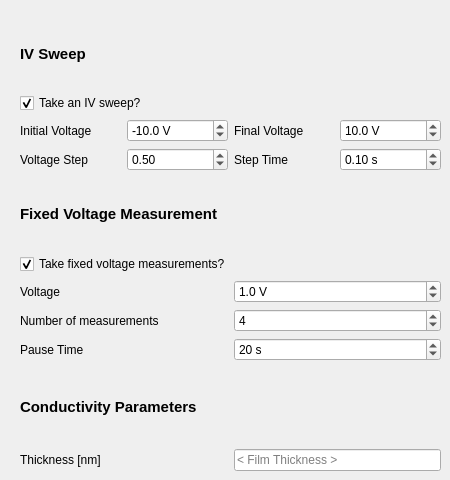
          <widget class="QWidget" name="page_IVmeas">
           <widget class="QWidget" name="verticalLayoutWidget_3">
            <property name="geometry">
             <rect>
              <x>20</x>
              <y>180</y>
              <width>421</width>
              <height>181</height>
             </rect>
            </property>
            <layout class="QVBoxLayout" name="verticalLayout_2">
             <item>
              <widget class="QLabel" name="label_6">
               <property name="font">
                <font>
                 <pointsize>11</pointsize>
                 <weight>75</weight>
                 <bold>true</bold>
                </font>
               </property>
               <property name="layoutDirection">
                <enum>Qt::LeftToRight</enum>
               </property>
               <property name="text">
                <string>Fixed Voltage Measurement</string>
               </property>
              </widget>
             </item>
             <item>
              <widget class="QCheckBox" name="checkBox_fixedV">
               <property name="accessibleName">
                <string>takefixedV</string>
               </property>
               <property name="text">
                <string>Take fixed voltage measurements?</string>
               </property>
               <property name="checked">
                <bool>true</bool>
               </property>
              </widget>
             </item>
             <item>
              <layout class="QGridLayout" name="gridLayout_3">
               <item row="1" column="0">
                <widget class="QLabel" name="label">
                 <property name="text">
                  <string>Voltage</string>
                 </property>
                </widget>
               </item>
               <item row="2" column="0">
                <widget class="QLabel" name="label_2">
                 <property name="text">
                  <string>Number of measurements</string>
                 </property>
                </widget>
               </item>
               <item row="3" column="0">
                <widget class="QLabel" name="label_3">
                 <property name="text">
                  <string>Pause Time</string>
                 </property>
                </widget>
               </item>
               <item row="1" column="1">
                <widget class="QDoubleSpinBox" name="doubleSpinBox_Voltage">
                 <property name="accessibleName">
                  <string>fixedV</string>
                 </property>
                 <property name="suffix">
                  <string> V</string>
                 </property>
                 <property name="decimals">
                  <number>1</number>
                 </property>
                 <property name="maximum">
                  <double>100.000000000000000</double>
                 </property>
                 <property name="value">
                  <double>1.000000000000000</double>
                 </property>
                </widget>
               </item>
               <item row="3" column="1">
                <widget class="QDoubleSpinBox" name="doubleSpinBox_pauseTime">
                 <property name="accessibleName">
                  <string>pauseTime</string>
                 </property>
                 <property name="suffix">
                  <string> s</string>
                 </property>
                 <property name="decimals">
                  <number>0</number>
                 </property>
                 <property name="maximum">
                  <double>60.000000000000000</double>
                 </property>
                 <property name="value">
                  <double>20.000000000000000</double>
                 </property>
                </widget>
               </item>
               <item row="2" column="1">
                <widget class="QSpinBox" name="spinBox_nRepeats">
                 <property name="accessibleName">
                  <string>nRepeats</string>
                 </property>
                 <property name="maximum">
                  <number>1000</number>
                 </property>
                 <property name="value">
                  <number>4</number>
                 </property>
                </widget>
               </item>
              </layout>
             </item>
            </layout>
           </widget>
           <widget class="QWidget" name="verticalLayoutWidget_4">
            <property name="geometry">
             <rect>
              <x>20</x>
              <y>20</y>
              <width>421</width>
              <height>151</height>
             </rect>
            </property>
            <layout class="QVBoxLayout" name="verticalLayout_3">
             <item>
              <widget class="QLabel" name="label_7">
               <property name="font">
                <font>
                 <pointsize>11</pointsize>
                 <weight>75</weight>
                 <bold>true</bold>
                </font>
               </property>
               <property name="text">
                <string>IV Sweep</string>
               </property>
              </widget>
             </item>
             <item>
              <widget class="QCheckBox" name="checkBox_IV">
               <property name="accessibleName">
                <string>takeIVsweep</string>
               </property>
               <property name="text">
                <string>Take an IV sweep?</string>
               </property>
               <property name="checked">
                <bool>true</bool>
               </property>
              </widget>
             </item>
             <item>
              <layout class="QGridLayout" name="gridLayout_4">
               <item row="1" column="3">
                <widget class="QDoubleSpinBox" name="doubleSpinBox_4">
                 <property name="accessibleName">
                  <string>holdTime</string>
                 </property>
                 <property name="suffix">
                  <string> s</string>
                 </property>
                 <property name="decimals">
                  <number>2</number>
                 </property>
                 <property name="maximum">
                  <double>60.000000000000000</double>
                 </property>
                 <property name="singleStep">
                  <double>0.100000000000000</double>
                 </property>
                 <property name="value">
                  <double>0.100000000000000</double>
                 </property>
                </widget>
               </item>
               <item row="1" column="2">
                <widget class="QLabel" name="label_11">
                 <property name="text">
                  <string>Step Time</string>
                 </property>
                </widget>
               </item>
               <item row="1" column="0">
                <widget class="QLabel" name="label_10">
                 <property name="accessibleName">
                  <string>Vstep</string>
                 </property>
                 <property name="text">
                  <string>Voltage Step</string>
                 </property>
                </widget>
               </item>
               <item row="1" column="1">
                <widget class="QDoubleSpinBox" name="doubleSpinBox_3">
                 <property name="accessibleName">
                  <string>stepSize</string>
                 </property>
                 <property name="minimum">
                  <double>0.000000000000000</double>
                 </property>
                 <property name="maximum">
                  <double>5.000000000000000</double>
                 </property>
                 <property name="singleStep">
                  <double>0.500000000000000</double>
                 </property>
                 <property name="value">
                  <double>0.500000000000000</double>
                 </property>
                </widget>
               </item>
               <item row="0" column="3">
                <widget class="QDoubleSpinBox" name="doubleSpinBox_2">
                 <property name="accessibleName">
                  <string>finalV</string>
                 </property>
                 <property name="suffix">
                  <string> V</string>
                 </property>
                 <property name="decimals">
                  <number>1</number>
                 </property>
                 <property name="maximum">
                  <double>50.000000000000000</double>
                 </property>
                 <property name="value">
                  <double>10.000000000000000</double>
                 </property>
                </widget>
               </item>
               <item row="0" column="0">
                <widget class="QLabel" name="label_8">
                 <property name="text">
                  <string>Initial Voltage</string>
                 </property>
                </widget>
               </item>
               <item row="0" column="2">
                <widget class="QLabel" name="label_9">
                 <property name="text">
                  <string>Final Voltage</string>
                 </property>
                </widget>
               </item>
               <item row="0" column="1">
                <widget class="QDoubleSpinBox" name="doubleSpinBox">
                 <property name="accessibleName">
                  <string>initialV</string>
                 </property>
                 <property name="suffix">
                  <string> V</string>
                 </property>
                 <property name="decimals">
                  <number>1</number>
                 </property>
                 <property name="minimum">
                  <double>-50.000000000000000</double>
                 </property>
                 <property name="maximum">
                  <double>0.000000000000000</double>
                 </property>
                 <property name="value">
                  <double>-10.000000000000000</double>
                 </property>
                </widget>
               </item>
              </layout>
             </item>
            </layout>
           </widget>
           <widget class="QWidget" name="verticalLayoutWidget_13">
            <property name="geometry">
             <rect>
              <x>20</x>
              <y>370</y>
              <width>421</width>
              <height>101</height>
             </rect>
            </property>
            <layout class="QVBoxLayout" name="verticalLayout_11">
             <item>
              <widget class="QLabel" name="label_31">
               <property name="font">
                <font>
                 <pointsize>11</pointsize>
                 <weight>75</weight>
                 <bold>true</bold>
                </font>
               </property>
               <property name="layoutDirection">
                <enum>Qt::LeftToRight</enum>
               </property>
               <property name="text">
                <string>Conductivity Parameters</string>
               </property>
              </widget>
             </item>
             <item>
              <layout class="QGridLayout" name="gridLayout">
               <item row="0" column="2">
                <widget class="QLineEdit" name="lineEdit">
                 <property name="sizePolicy">
                  <sizepolicy hsizetype="Minimum" vsizetype="Fixed">
                   <horstretch>0</horstretch>
                   <verstretch>0</verstretch>
                  </sizepolicy>
                 </property>
                 <property name="accessibleName">
                  <string>OFET_thickness</string>
                 </property>
                 <property name="placeholderText">
                  <string>&lt; Film Thickness &gt;</string>
                 </property>
                </widget>
               </item>
               <item row="0" column="1">
                <widget class="QLabel" name="label_32">
                 <property name="text">
                  <string>Thickness [nm]</string>
                 </property>
                </widget>
               </item>
              </layout>
             </item>
            </layout>
           </widget>
          </widget>
